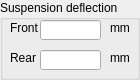
    <widget class="QGroupBox" name="groupBoxSuspension" >
     <property name="geometry" >
      <rect>
       <x>420</x>
       <y>90</y>
       <width>140</width>
       <height>80</height>
      </rect>
     </property>
     <property name="title" >
      <string>Suspension deflection</string>
     </property>
     <widget class="QLineEdit" name="Front" >
      <property name="geometry" >
       <rect>
        <x>40</x>
        <y>20</y>
        <width>61</width>
        <height>20</height>
       </rect>
      </property>
      <property name="readOnly" >
       <bool>true</bool>
      </property>
     </widget>
     <widget class="QLineEdit" name="Rear" >
      <property name="geometry" >
       <rect>
        <x>40</x>
        <y>50</y>
        <width>61</width>
        <height>20</height>
       </rect>
      </property>
      <property name="readOnly" >
       <bool>true</bool>
      </property>
     </widget>
     <widget class="QLabel" name="label_26" >
      <property name="geometry" >
       <rect>
        <x>10</x>
        <y>50</y>
        <width>40</width>
        <height>16</height>
       </rect>
      </property>
      <property name="text" >
       <string>Rear</string>
      </property>
     </widget>
     <widget class="QLabel" name="label_27" >
      <property name="geometry" >
       <rect>
        <x>10</x>
        <y>20</y>
        <width>40</width>
        <height>16</height>
       </rect>
      </property>
      <property name="text" >
       <string>Front</string>
      </property>
     </widget>
     <widget class="QLabel" name="label_30" >
      <property name="geometry" >
       <rect>
        <x>110</x>
        <y>20</y>
        <width>23</width>
        <height>16</height>
       </rect>
      </property>
      <property name="text" >
       <string>mm</string>
      </property>
     </widget>
     <widget class="QLabel" name="label_31" >
      <property name="geometry" >
       <rect>
        <x>110</x>
        <y>50</y>
        <width>23</width>
        <height>16</height>
       </rect>
      </property>
      <property name="text" >
       <string>mm</string>
      </property>
     </widget>
    </widget>
